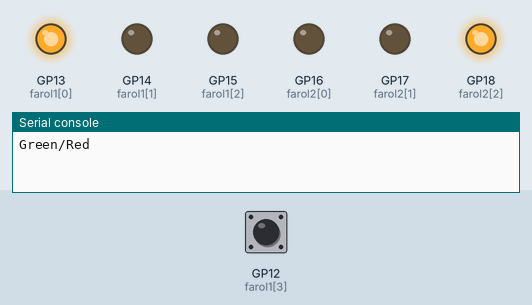
Bench run of a program on a simulated Raspberry Pi Pico running MicroPython. Parts: output pins drawn as LEDs (lit = HIGH), the last lines printed to the serial console. Inputs (shaded band) come from the test bench; at power-on: GP12 (farol1[3]) HIGH. The clock reads 2024-03-15 10:24:30 at power-on unless the program sets it.

Above: at 1.2 s.
1.3 s: GP12 (farol1[3]) pulled LOW for 0.15 s
At 2.2 s:
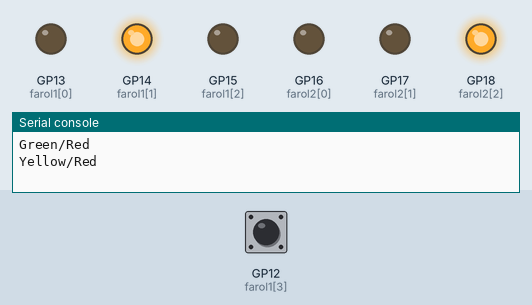
4.4 s: GP12 (farol1[3]) pulled LOW for 1 s
At 5.8 s:
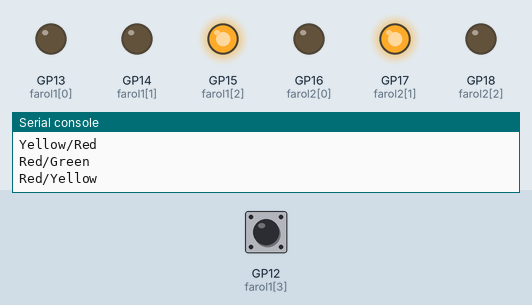
7.9 s: GP12 (farol1[3]) pulled LOW for 3.2 s
At 19.22 s:
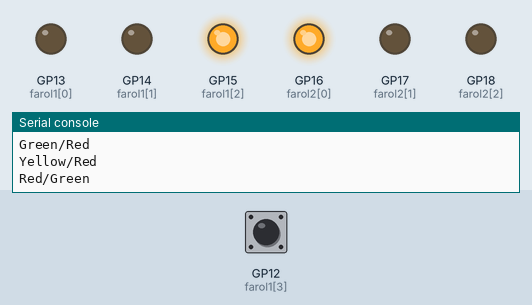
Timing chart, 0 to 19.4 s (numbered marks = the images above; inputs shaded):
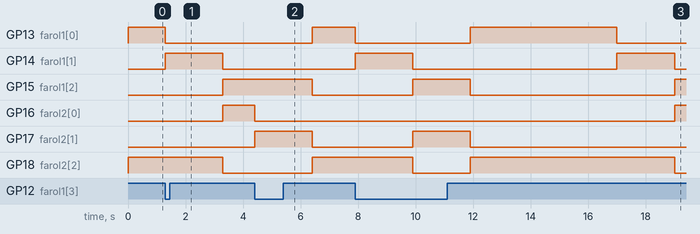

The program:

semafaro.py
```python
from machine import Pin
import time

farol1=[Pin(13, Pin.OUT), Pin(14, Pin.OUT), Pin(15, Pin.OUT), Pin(12, Pin.IN, Pin.PULL_UP)] # Green, Yellow, Red, Button
farol2=[Pin(16, Pin.OUT), Pin(17, Pin.OUT), Pin(18, Pin.OUT), farol1[3]] # Green, Yellow, Red, Button

def wait(t:int,farol:list[Pin]):
    ini=time.time()
    while time.time() - ini <= t and farol[3].value():
        pass

def seFarol(farol:list[Pin], vals:list[int]):
    b=Pin(13, Pin.OUT)
    for i in range(0,3): farol[i].value(vals[i])

while True:
    print('Green/Red')
    seFarol(farol1,[1,0,0])
    seFarol(farol2,[0,0,1])
    wait(5,farol1)

    print('Yellow/Red')
    seFarol(farol1,[0,1,0])
    time.sleep(2)

    print('Red/Green')
    seFarol(farol1,[0,0,1])
    seFarol(farol2,[1,0,0])
    wait(5,farol2)

    print('Red/Yellow')
    seFarol(farol2,[0,1,0])
    time.sleep(2)
 
```

Measured:
- after the input at 1.3 s, GP13 (farol1[0]): HIGH → LOW at once; GP14 (farol1[1]): LOW → HIGH at once, → LOW 2.0 s later; GP15 (farol1[2]), GP16 (farol2[0]): LOW → HIGH after 2.0 s; GP18 (farol2[2]): HIGH → LOW after 2.0 s
- after the input at 4.4 s, GP13 (farol1[0]), GP18 (farol2[2]): LOW → HIGH after 2.0 s; GP15 (farol1[2]): HIGH → LOW after 2.0 s; GP16 (farol2[0]): HIGH → LOW at once; GP17 (farol2[1]): LOW → HIGH at once, → LOW 2.0 s later
- after the input at 7.9 s, GP13 (farol1[0]): HIGH → LOW after 0.00 s instead of 4.1 s; GP15 (farol1[2]): LOW → HIGH after 2.0 s instead of 6.1 s; GP16 (farol2[0]): LOW → HIGH after 11.1 s instead of 6.1 s; GP17 (farol2[1]): LOW → HIGH after 2.0 s, → LOW 2.0 s later; GP18 (farol2[2]): HIGH → LOW after 2.0 s instead of 6.1 s
